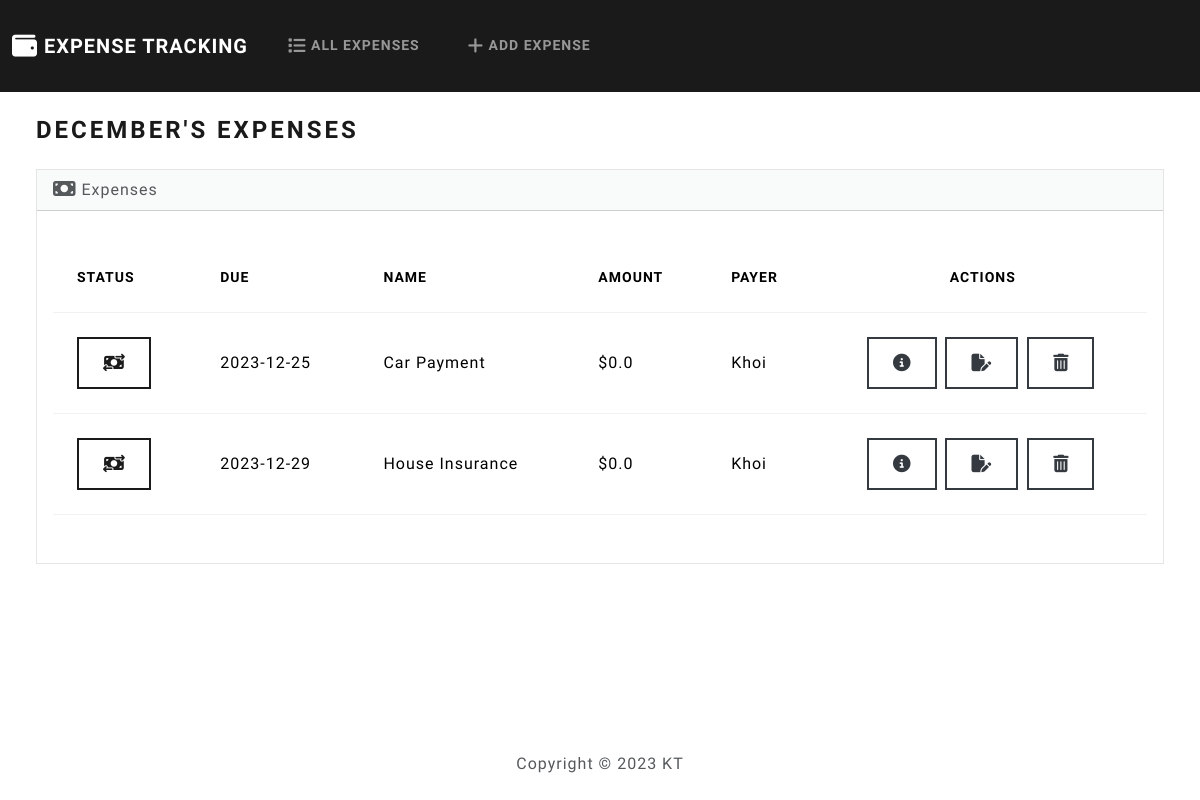
Before: / with the older database file.
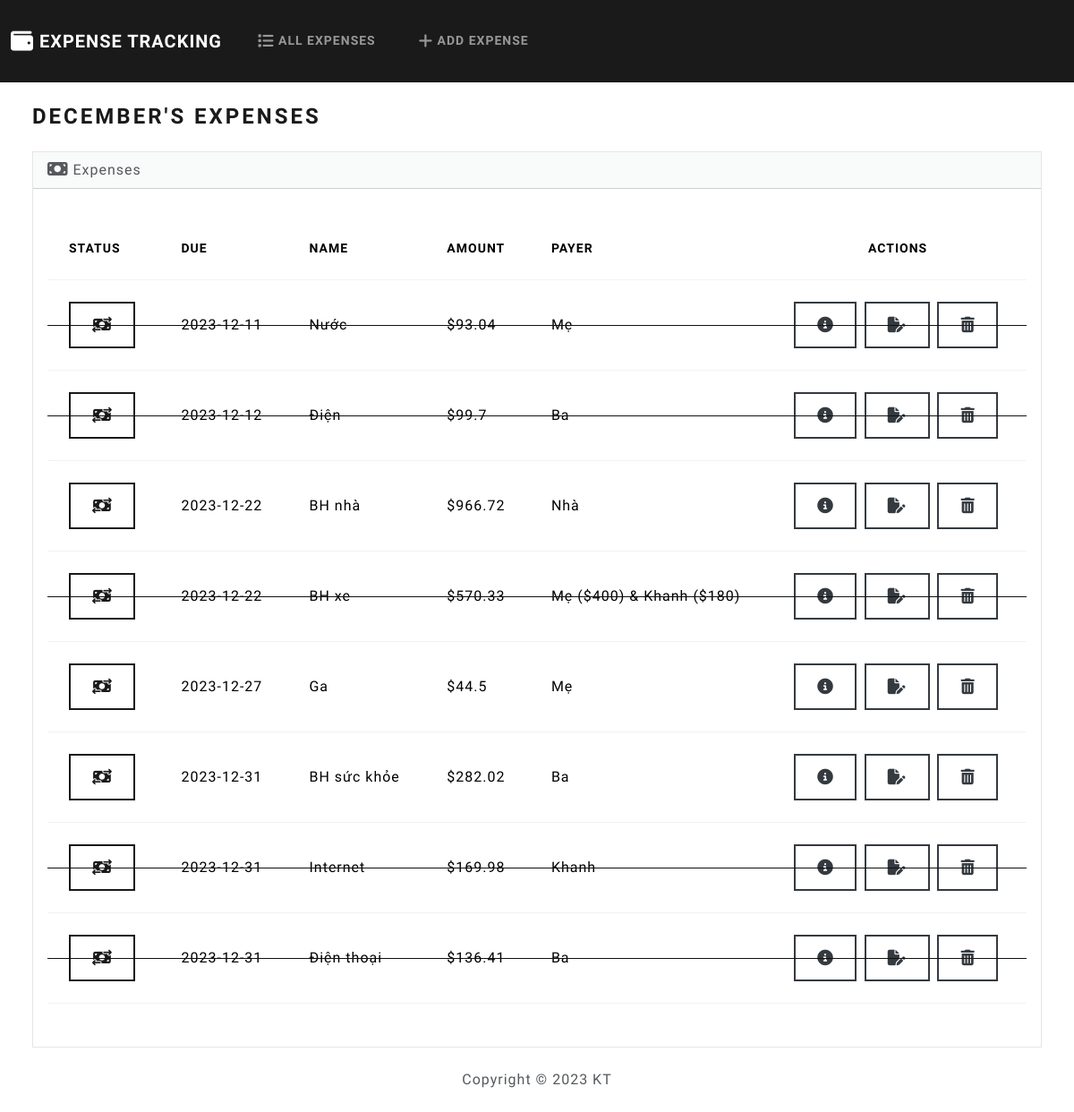
After: the same page with the newer database file.
### expenses/models.py (models this page shows, shortened)
class Expense(models.Model):
    date_logged = models.DateField(auto_now_add=True)
    date_due = models.DateField()
    name = models.CharField(max_length=100)
    amount = models.FloatField()
    payer = models.CharField(max_length=50)
    paid = models.BooleanField(default=False)

### expenses/views.py (the view)
# urls.py: path('', views.index, name='index'),
def index(request):
    today = datetime.now()
    current_month = today.month
    month = calendar.month_name[current_month]
    all = Expense.objects.all().order_by('date_due', '-amount')
    expenses = []
    for expense in all:
        if expense.date_due.month == current_month:
            expenses.append(expense)
    return render(request, 'expenses/index.html', {
        'expenses': expenses,
        'month': month
    })

### expenses/templates/expenses/index.html (shortened to what this page needs)
{% extends "expenses/base.html" %}
{% block body %}
<h3 class="m-4">{{ month }}'s Expenses</h3>
                <div class="row">
                    <div class="col-12">
                        {% if expenses %}
                            <div class="card bg-light ms-4 me-4 mb-4">
                                <div class="card-header">
                                    <i class="fa-solid fa-money-bill fa-lg"></i> Expenses
                                </div>
                                <div class="card-body">
                                <p class="card-text">
                                    <div class="table-responsive">
                                        <table class="table table-hover">
                                            <thead>
                                              <tr>
                                                <th scope="col">Status</th>
                                                <th scope="col">Due</th>
                                                <th scope="col">Name</th>
                                                <th scope="col">Amount</th>
                                                <th scope="col">Payer</th>
                                                <th scope="col" style="text-align: center;">Actions</th>
                                              </tr>
                                            </thead>
                                            <tbody>
                                                {% for expense in expenses %}
                                                <tr id="expense-{{ expense.id }}" style="vertical-align: middle;" class="{% if expense.paid %}strikeout{% endif %}">
                                                  <td>
                                                    <button hx-post="{% url 'toggle' expense.id %}" hx-trigger="click" hx-target="#expense-{{ expense.id }}" hx-swap="outerHTML" type="button" class="btn btn-outline-primary">
                                                    </button>
                                                  </td>
                                                  <td>{{ expense.date_due|date:'Y-m-d' }}</td>
                                                  <td>{{ expense.name }}</td>
                                                  <td>${{ expense.amount }}</td>
                                                  <td>{{ expense.payer }}</td>
                                                  <td style="text-align: center;">
                                                      <button type="button" class="btn btn-outline-dark me-1" href="{% url 'view_expense' expense.id %}" data-bs-toggle="modal" data-bs-target="#myModal{{expense.id}}">
                                                      </button>
                                                      <a class="btn btn-outline-dark me-1" href="{% url 'edit' expense.id %}">
                                                      </a>
                                                      <button class="btn btn-outline-dark me-1" data-bs-toggle="modal" data-bs-target="#delete{{expense.id}}">
                                                      </button>
                                                    </td>
                                                  </tr>
                                                {% endfor %}
                                            </tbody>
                                          </table>
                                    </div>
                                </p>
                                </div>
                            </div>
                        {% else %}
                            <h5 class="alert alert-primary ms-4 me-4">No Expenses Logged</h5>
                        {% endif %}
                    </div>
                </div>
{% endblock %}

### expenses/templates/expenses/base.html (shortened to what this page needs)
{% load static %}
<!DOCTYPE html>
<html lang="en">
    <head>
        <link rel="stylesheet" href="https://cdnjs.cloudflare.com/ajax/libs/font-awesome/6.5.1/css/all.min.css">
        <link href="{% static 'css/bootstrap.min.css' %}" rel="stylesheet">
    </head>
        <body class="d-flex flex-column min-vh-100">
            <nav class="navbar navbar-expand-lg bg-primary" data-bs-theme="dark">
                <div class="container-fluid">
                  <a class="navbar-brand" href="{% url 'index' %}">
                    <i class="fa-solid fa-wallet fa-lg"></i> Expense Tracking
                </a>
                  <div class="collapse navbar-collapse" id="navbarColor01">
                    <ul class="navbar-nav me-auto">
                      <li class="nav-item">
                        <a class="nav-link" href="{% url 'index' %}">
                             All Expenses
                        </a>
                      </li>
                      <li class="nav-item">
                        <a class="nav-link" href="{% url 'add' %}">
                             Add Expense
                        </a>
                      </li>
                    </ul>
                  </div>
                </div>
              </nav>
              <div class="container-fluid">
                {% block body %}
                {% endblock %}
              </div>
              <footer class="mt-auto mb-4">
                <div class="text-center">
                    <span>
                        Copyright &copy; <script>document.write(new Date().getFullYear())</script> KT
                    </span>
                </div>
              </footer>
        </body>
</html>

### expenses/templates/expenses/base.html (style rules this page uses)
table { border-collapse: collapse; }
td { position: relative; padding: 5px 10px; }
tr.strikeout td:before { content: " "; position: absolute; top: 50%; left: 0; border-bottom: 1px solid #111; width: 100%; }

Changed rows visible on the page:
removed Expense: date_due "2023-12-25", name "Car Payment", amount "0.0", payer "Khoi"
removed Expense: date_due "2023-12-29", name "House Insurance", amount "0.0", payer "Khoi"
added Expense: date_due "2023-12-11", name "Nước", amount "93.04", payer "Mẹ"
added Expense: date_due "2023-12-12", name "Điện", amount "99.7", payer "Ba"
added Expense: date_due "2023-12-22", name "BH nhà", amount "966.72", payer "Nhà"
added Expense: date_due "2023-12-22", name "BH xe", amount "570.33", payer "Mẹ ($400) & Khanh ($180)"
added Expense: date_due "2023-12-27", name "Ga", amount "44.5", payer "Mẹ"
added Expense: date_due "2023-12-31", name "BH sức khỏe", amount "282.02", payer "Ba"
added Expense: date_due "2023-12-31", name "Internet", amount "169.98", payer "Khanh"
added Expense: date_due "2023-12-31", name "Điện thoại", amount "136.41", payer "Ba"
